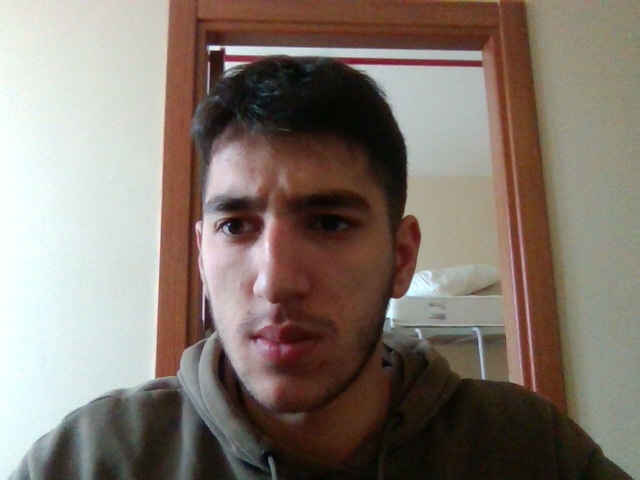
#> input picture Examples/Videodan_frame_yakalama/frame_0.jpg, 640 x 480 px, found by its file name
$ python resim_donusum_dizeyi.py
#> lines starting #> are read from the running program, lines starting #| are printed output that depends on the picture
import cv2
import numpy as np

img = cv2.imread("C:\\Egitim\\OpenCV\\Exams\\Videodan_frame_yakalama\\frame_0.jpg",0)
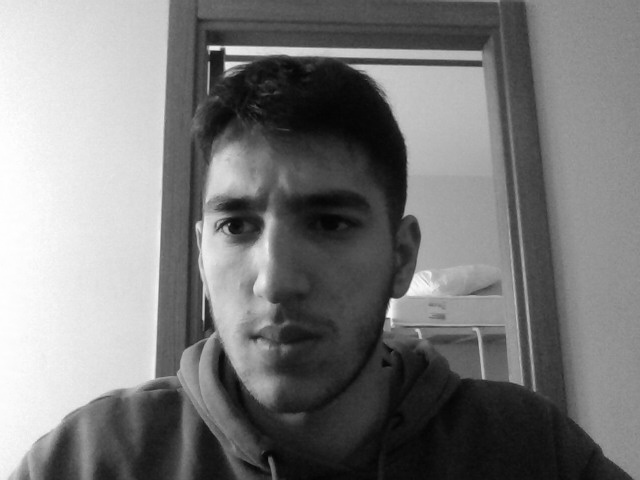
#> img: shape (480, 640); min 3, max 255, mean 123.1
row,col = img.shape
#> row = 480; col = 640

M= np.float32([[1,0,50],[0,1,200]]) # buradaki 50 ve yüz değeri resmin dışarda kalan alanının ne kadar olacağını gösterir

dst = cv2.warpAffine(img,M,(row,col))
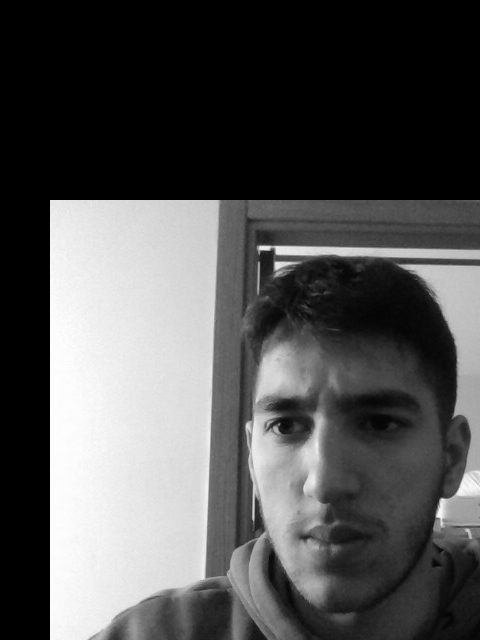
#> dst: shape (640, 480); min 0, max 255, mean 82.9

cv2.imshow("dst",dst)
cv2.waitKey(0)
cv2.destroyAllWindows()
